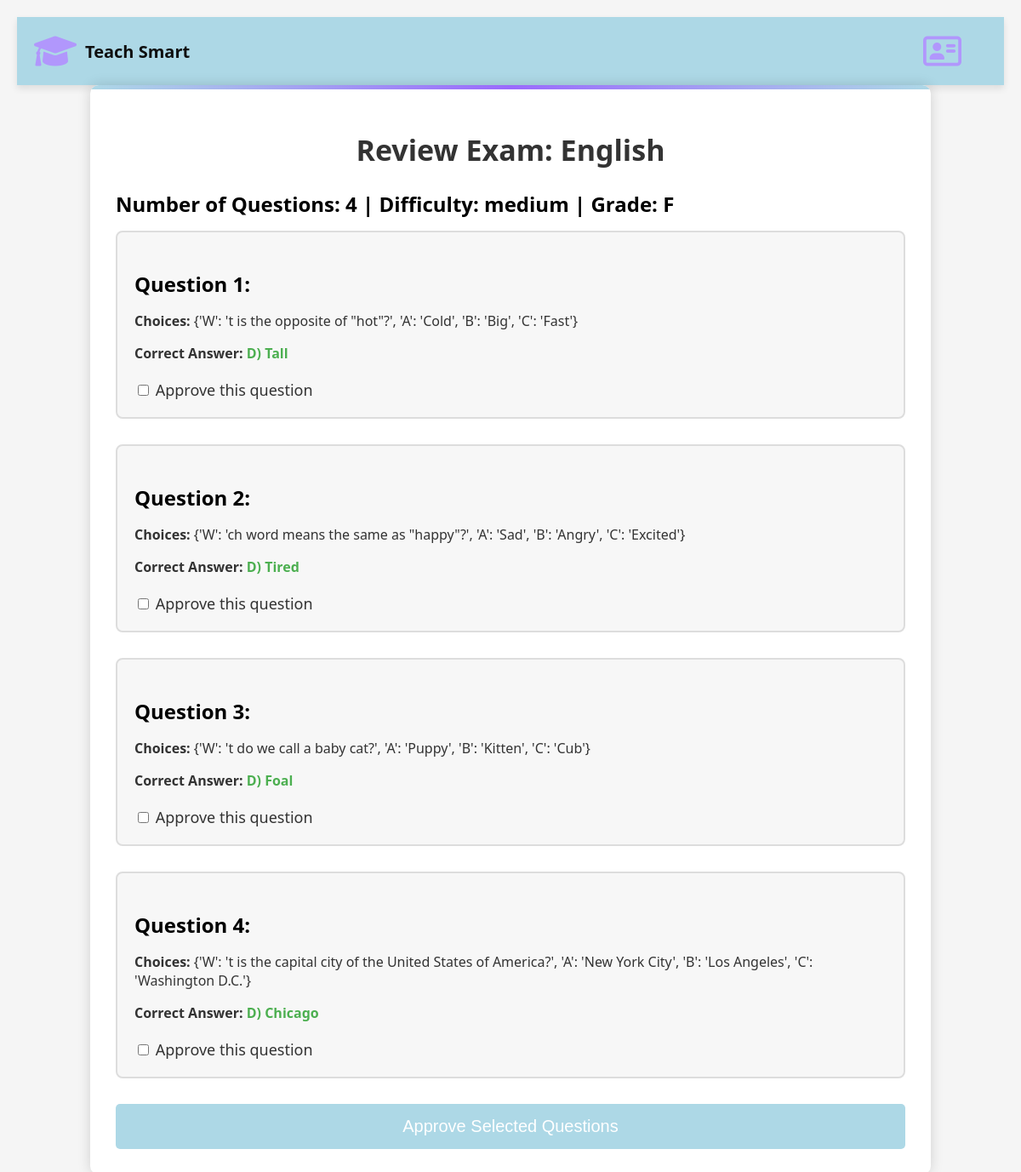
/review_exam/23/, run on the app's committed database.
### tsweb/models.py (models this page shows, shortened)
class Exam(models.Model):
    DIFFICULTY_CHOICES = [
        ('easy', 'Easy'),
        ('medium', 'Medium'),
        ('hard', 'Hard'),
    ]
    GRADE_CHOICES = [
        ('A', 'First grade'),
        ('B', 'Second grade'),
        ('C', 'Third grade'),
        ('D', 'Fourth grade'),
        ('E', 'Fifth grade'),
        ('F', 'Sixth grade'),
    ]
    subject = models.ForeignKey(Subject, on_delete=models.CASCADE)
    difficulty = models.CharField(max_length=10, choices=DIFFICULTY_CHOICES)
    material = models.TextField(null=True, blank=True, help_text="Provide the material for the exam")
    num_questions = models.IntegerField(null=True, blank=True, help_text="Number of questions for the exam")
    max_grade = models.IntegerField(null=True, blank=True, help_text="Maximum grade for the exam")
    grade = models.CharField(max_length=1, choices=GRADE_CHOICES, help_text="Grade level for the exam")
    is_approved = models.BooleanField(default=True)  # New field to track approval
    teacher_id =models.CharField(max_length=9)  # Ensure this matches your test

class Subject(models.Model):
        SUBJECT_CHOICES = [
                ('Technology', 'Technology'),
                ('Mathematics', 'Mathematics'),
                ('History', 'History'),
                ( 'English', 'English'),
                ('Geography', 'Geography'),
                ('Literature', 'Literature'),
                ('Science', 'Science'),
            ]
        name = models.CharField(max_length=20, choices=SUBJECT_CHOICES)
        def __str__(self):
                return self.name

class Question(models.Model):
    exam = models.ForeignKey(Exam, on_delete=models.CASCADE)
    text = models.TextField()
    choices = models.JSONField()  # Store choices as a JSON object
    correct_answer = models.CharField(max_length=1)  # Store correct answer as a single character
    is_approved = models.BooleanField(default=False)

### tsweb/views.py (the view, shortened to what this page needs)
# urls.py: path('review_exam/<int:pk>/', views.review_exam, name='review_exam'),
def review_exam(request, pk):
    exam = get_object_or_404(Exam, pk=pk)
    return render(request, 'review_exam.html', {'exam': exam})

### tsweb/Templates/review_exam.html (shortened to what this page needs)
<!DOCTYPE html>
<html lang="en" dir="ltr">
<head>
    {% load static %}
    <link rel="stylesheet" href="{% static 'css/base.css' %}">
    <link rel="stylesheet" href="https://cdnjs.cloudflare.com/ajax/libs/font-awesome/6.0.0-beta3/css/all.min.css">
</head>
<body>
    <header>
        <div class="logo">
            <a href="{% url 'home' %}" class="logo">
                <i class="fa-solid fa-graduation-cap fa-fade" style="color: #B197FC;"></i>
                <span>Teach Smart</span>
            </a>
        </div>
    <div class="back-to-profile">
        <a href="{% url 'profile_teacher' %}" class="btn back-btn">
            <i class="fa-regular fa-address-card" style="color: #B197FC;"></i>
        </a>
    </div>
        </header>
            <form method="POST">
                <div class="exam-container">
                    <h1>Review Exam: {{ exam.subject }}</h1>
                    <p class="question-text" >Number of Questions: {{ exam.num_questions }} | Difficulty: {{ exam.difficulty }} | Grade: {{ exam.grade }}</p>
                    <ul class="questions-list">
                        {% for question in exam.question_set.all %}
                        <li class="question-item">
                            <div class="question-header">
                                <p class="question-text" >{{ question.text }}</p>
                            </div>
                            <div class="question-details">
                                <p><strong>Choices:</strong> {{ question.choices }}</p>
                                <p><strong>Correct Answer:</strong> <span class="correct-answer">{{ question.correct_answer }}</span></p>
                                <label class="approve-label">
                                    <input type="checkbox" name="approved_questions" value="{{ question.id }}">
                                    Approve this question
                                </label>
                            </div>
                        </li>
                        {% endfor %}
                    </ul>
                    <button type="submit" class="approve-btn">Approve Selected Questions</button>
                </div>
            </form>
</body>
</html>

### static/css/base.css (style rules this page uses)
body { font-family: "Times New Roman", Times, serif; margin: 0; padding: 0; box-sizing: border-box; background-color: #E6F7FF; color: #333; }
header { display: flex; justify-content: space-between; align-items: center; padding: 20px; background-color: #ADD8E6; color: #0f0f0f; box-shadow: 0 4px 8px rgba(0, 0, 0, 0.1); }
.logo { display: flex; align-items: center; text-decoration: none; color: inherit; }
.logo i { margin-right: 10px; font-size: 40px; }
.logo span { font-size: 20px; font-weight: bold; }

### tsweb/Templates/review_exam.html (style rules this page uses)
body { font-family: 'Segoe UI', Tahoma, Geneva, Verdana, sans-serif; background-color: #f5f5f5; margin: 0; padding: 20px; }
.back-to-profile { margin-right: 20px; }
.back-btn i { margin-right: 10px; font-size: 40px; }
.logo { display: flex; align-items: center; text-decoration: none; color: inherit; }
.logo i { margin-right: 10px; font-size: 40px; }
.logo span { font-size: 20px; font-weight: bold; }
.exam-container { width: 80%; margin: 0 auto; background-color: #ffffff; padding: 30px; box-shadow: 0 0 15px rgba(0, 0, 0, 0.15); border-radius: 10px; position: relative; overflow: hidden; }
.exam-container::before { content: ""; position: absolute; top: 0; left: 0; width: 100%; height: 5px; background: linear-gradient(90deg, #ADD8E6, #9A6AFC, #ADD8E6); animation: moveGradient 5s linear infinite; }
.exam-container h1 { text-align: center; color: #333; font-size: 34px; margin-bottom: 10px; font-weight: bold; }
.questions-list { list-style: none; padding: 0; margin: 0; counter-reset: question; }
.question-item { margin-bottom: 30px; padding: 20px; background-color: #f7f7f7; border: 2px solid #ddd; border-radius: 8px; transition: background-color 0.5s ease, transform 0.3s ease; position: relative; animation: slideIn 0.5s ease-in-out; counter-increment: question; }
.question-details { margin-top: 10px; }
.correct-answer { color: #4caf50; font-weight: bold; margin-top: 10px; }
.approve-label { display: block; margin-top: 20px; font-size: 18px; cursor: pointer; }
.approve-btn { display: block; width: 100%; padding: 15px; background-color: #ADD8E6; color: #fff; border: none; border-radius: 5px; font-size: 20px; cursor: pointer; text-align: center; margin-top: 20px; transition: background-color 0.3s ease, transform 0.3s ease; }
.question-text { font-size: 24px; font-weight: bold; color: #000; margin-bottom: 15px; }

### data on the page
Exam: subject "English", num_questions "4", difficulty "medium", grade "F"
Question: text "Question 1:", choices "{'W': 't is the opposite of \"hot\"?', 'A': 'Cold', 'B': 'Big', 'C': 'Fast'}", correct_answer "D) Tall"
Question: text "Question 2:", choices "{'W': 'ch word means the same as \"happy\"?', 'A': 'Sad', 'B': 'Angry', 'C': 'Excited'}", correct_answer "D) Tired"
Question: text "Question 3:", choices "{'W': 't do we call a baby cat?', 'A': 'Puppy', 'B': 'Kitten', 'C': 'Cub'}", correct_answer "D) Foal"
Question: text "Question 4:", choices "{'W': 't is the capital city of the United States of America?', 'A': 'New York City', 'B': 'Los Angeles', 'C': 'Washington D.C.'}", correct_answer "D) Chicago"
